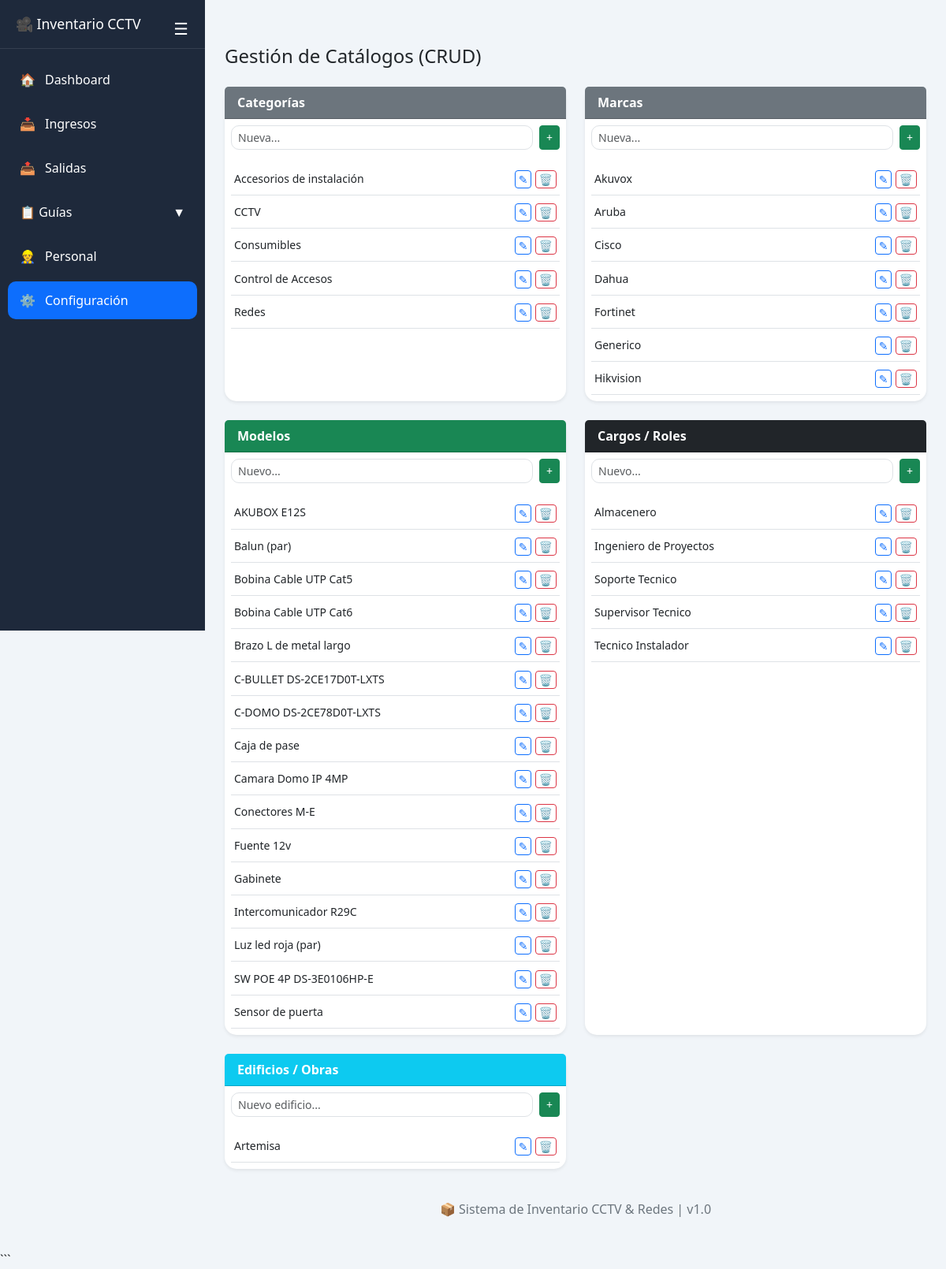
/configuracion, run on the app's committed database.
### tables this page shows
CREATE TABLE categorias (id INTEGER PRIMARY KEY AUTOINCREMENT, nombre TEXT UNIQUE NOT NULL);

CREATE TABLE marcas (id INTEGER PRIMARY KEY AUTOINCREMENT, nombre TEXT UNIQUE NOT NULL);

CREATE TABLE modelos (id INTEGER PRIMARY KEY AUTOINCREMENT, nombre TEXT UNIQUE NOT NULL);

CREATE TABLE cargos (id INTEGER PRIMARY KEY AUTOINCREMENT, nombre TEXT UNIQUE NOT NULL);

CREATE TABLE edificios (id INTEGER PRIMARY KEY AUTOINCREMENT, nombre TEXT UNIQUE NOT NULL);

### app.py (the view, shortened to what this page needs)
@app.route('/configuracion', methods=['GET', 'POST'])
def configuracion():
    conn = get_db_connection()
    categorias = conn.execute('SELECT * FROM categorias ORDER BY nombre').fetchall()
    marcas = conn.execute('SELECT * FROM marcas ORDER BY nombre').fetchall()
    modelos = conn.execute('SELECT * FROM modelos ORDER BY nombre').fetchall()
    cargos = conn.execute('SELECT * FROM cargos ORDER BY nombre').fetchall()
    edificios = conn.execute('SELECT * FROM edificios ORDER BY nombre').fetchall()
    conn.close()
    return render_template('configuracion.html', categorias=categorias, marcas=marcas, modelos=modelos, cargos=cargos, edificios=edificios)

### app.py (called while the page is built)
def get_db_connection():
    conn = sqlite3.connect('inventario.db')
    conn.row_factory = sqlite3.Row
    return conn

### templates/configuracion.html (shortened to what this page needs)
{% extends "base.html" %}
{% block content %}
<h4 class="mb-4 mt-2">Gestión de Catálogos (CRUD)</h4>
<div class="row">
    <div class="col-md-6 mb-4">
        <div class="card shadow-sm h-100">
            <div class="card-header bg-secondary text-white fw-bold">Categorías</div>
            <div class="card-body p-2">
                <form action="/configuracion" method="POST" class="d-flex mb-3">
                    <input type="text" class="form-control form-control-sm me-2" name="nombre" placeholder="Nueva..." required>
                    <button type="submit" class="btn btn-sm btn-success">+</button>
                </form>
                <ul class="list-group list-group-flush">
                    {% for cat in categorias %}
                    <li class="list-group-item d-flex justify-content-between align-items-center px-1">
                        <small>{{ cat.nombre }}</small>
                        <div>
                            <button class="btn btn-sm btn-outline-primary py-0 px-1" data-bs-toggle="modal" data-bs-target="#editCatModal{{ cat.id }}">✎</button>
                            <form action="/eliminar_catalogo/categoria/{{ cat.id }}" method="POST" class="d-inline">
                                <button type="submit" class="btn btn-sm btn-outline-danger py-0 px-1" onclick="return confirm('¿Eliminar?')">🗑️</button>
                            </form>
                        </div>
                    </li>
                    {% endfor %}
                </ul>
            </div>
        </div>
    </div>
    <div class="col-md-6 mb-4">
        <div class="card shadow-sm h-100">
            <div class="card-header bg-secondary text-white fw-bold">Marcas</div>
            <div class="card-body p-2">
                <form action="/configuracion" method="POST" class="d-flex mb-3">
                    <input type="text" class="form-control form-control-sm me-2" name="nombre" placeholder="Nueva..." required>
                    <button type="submit" class="btn btn-sm btn-success">+</button>
                </form>
                <ul class="list-group list-group-flush">
                    {% for marca in marcas %}
                    <li class="list-group-item d-flex justify-content-between align-items-center px-1">
                        <small>{{ marca.nombre }}</small>
                        <div>
                            <button class="btn btn-sm btn-outline-primary py-0 px-1" data-bs-toggle="modal" data-bs-target="#editMarcaModal{{ marca.id }}">✎</button>
                            <form action="/eliminar_catalogo/marca/{{ marca.id }}" method="POST" class="d-inline">
                                <button type="submit" class="btn btn-sm btn-outline-danger py-0 px-1" onclick="return confirm('¿Eliminar?')">🗑️</button>
                            </form>
                        </div>
                    </li>
                    {% endfor %}
                </ul>
            </div>
        </div>
    </div>
    <div class="col-md-6 mb-4">
        <div class="card shadow-sm h-100">
            <div class="card-header bg-success text-white fw-bold">Modelos</div>
            <div class="card-body p-2">
                <form action="/configuracion" method="POST" class="d-flex mb-3">
                    <input type="text" class="form-control form-control-sm me-2" name="nombre" placeholder="Nuevo..." required>
                    <button type="submit" class="btn btn-sm btn-success">+</button>
                </form>
                <ul class="list-group list-group-flush">
                    {% for modelo in modelos %}
                    <li class="list-group-item d-flex justify-content-between align-items-center px-1">
                        <small>{{ modelo.nombre }}</small>
                        <div>
                            <button class="btn btn-sm btn-outline-primary py-0 px-1" data-bs-toggle="modal" data-bs-target="#editModeloModal{{ modelo.id }}">✎</button>
                            <form action="/eliminar_catalogo/modelo/{{ modelo.id }}" method="POST" class="d-inline">
                                <button type="submit" class="btn btn-sm btn-outline-danger py-0 px-1" onclick="return confirm('¿Eliminar?')">🗑️</button>
                            </form>
                        </div>
                    </li>
                    {% endfor %}
                </ul>
            </div>
        </div>
    </div>
    <div class="col-md-6 mb-4">
        <div class="card shadow-sm h-100">
            <div class="card-header bg-dark text-white fw-bold">Cargos / Roles</div>
            <div class="card-body p-2">
                <form action="/configuracion" method="POST" class="d-flex mb-3">
                    <input type="text" class="form-control form-control-sm me-2" name="nombre" placeholder="Nuevo..." required>
                    <button type="submit" class="btn btn-sm btn-success">+</button>
                </form>
                <ul class="list-group list-group-flush">
                    {% for cargo in cargos %}
                    <li class="list-group-item d-flex justify-content-between align-items-center px-1">
                        <small>{{ cargo.nombre }}</small>
                        <div>
                            <button class="btn btn-sm btn-outline-primary py-0 px-1" data-bs-toggle="modal" data-bs-target="#editCargoModal{{ cargo.id }}">✎</button>
                            <form action="/eliminar_catalogo/cargo/{{ cargo.id }}" method="POST" class="d-inline">
                                <button type="submit" class="btn btn-sm btn-outline-danger py-0 px-1" onclick="return confirm('¿Eliminar?')">🗑️</button>
                            </form>
                        </div>
                    </li>
                    {% endfor %}
                </ul>
            </div>
        </div>
    </div>
    <div class="col-md-6 mb-4">
        <div class="card shadow-sm h-100 border-info">
            <div class="card-header bg-info text-white fw-bold">Edificios / Obras</div>
            <div class="card-body p-2">
                <form action="/configuracion" method="POST" class="d-flex mb-3">
                    <input type="text" class="form-control form-control-sm me-2" name="nombre" placeholder="Nuevo edificio..." required>
                    <button type="submit" class="btn btn-sm btn-success">+</button>
                </form>
                <ul class="list-group list-group-flush">
                    {% for e in edificios %}
                    <li class="list-group-item d-flex justify-content-between align-items-center px-1">
                        <small>{{ e.nombre }}</small>
                        <div>
                            <button class="btn btn-sm btn-outline-primary py-0 px-1" data-bs-toggle="modal" data-bs-target="#editEdificioModal{{ e.id }}">✎</button>
                            <form action="/eliminar_catalogo/edificio/{{ e.id }}" method="POST" class="d-inline">
                                <button type="submit" class="btn btn-sm btn-outline-danger py-0 px-1" onclick="return confirm('¿Eliminar?')">🗑️</button>
                            </form>
                        </div>
                    </li>
                    {% endfor %}
                </ul>
            </div>
        </div>
    </div>
</div>
{% endblock %}

### templates/base.html (shortened to what this page needs)
<!DOCTYPE html>
<html lang="es">
<head>
    <link href="https://cdn.jsdelivr.net/npm/bootstrap@5.3.3/dist/css/bootstrap.min.css" rel="stylesheet">
</head>
<body>
    <div class="sidebar" id="sidebar">
        <div class="sidebar-header">
            <button class="toggle-btn" onclick="toggleSidebar()">
                ☰
            </button>
            <h4 class="logo-text">
                🎥 Inventario CCTV
            </h4>
        </div>
        <div class="menu">
            <a href="/" class="{% if request.path == '/' %}active{% endif %}">
                <span>🏠</span>
                <span class="menu-text">Dashboard</span>
            </a>
            <a href="/ingresos" class="{% if request.path == '/ingresos' %}active{% endif %}">
                <span>📥</span>
                <span class="menu-text">Ingresos</span>
            </a>
            <a href="/salidas" class="{% if request.path == '/salidas' %}active{% endif %}">
                <span>📤</span>
                <span class="menu-text">Salidas</span>
            </a>
            <a class="nav-link d-flex justify-content-between align-items-center" data-bs-toggle="collapse"
                href="#menuGuias" role="button">
                <span>📋 Guías</span>
                <span>▼</span>
            </a>
            <a href="/personal" class="{% if request.path == '/personal' %}active{% endif %}">
                <span>👷</span>
                <span class="menu-text">Personal</span>
            </a>
            <a href="/configuracion" class="{% if request.path == '/configuracion' %}active{% endif %}">
                <span>⚙️</span>
                <span class="menu-text">Configuración</span>
            </a>
        </div>
    </div>
    <div class="main-content" id="mainContent">
        {% block content %}
        {% endblock %}
        <div class="footer">
            📦 Sistema de Inventario CCTV & Redes | v1.0
        </div>
    </div>
</body>
</html>

### templates/base.html (style rules this page uses)
:root { --sidebar: #1e293b; --sidebar-hover: #334155; --primary: #0d6efd; --bg: #f1f5f9; }
body { margin: 0; background: var(--bg); font-family: 'Segoe UI', sans-serif; }
.sidebar { position: fixed; top: 0; left: 0; width: 260px; height: 100vh; background: var(--sidebar); color: white; z-index: 1000; transition: .3s; }
.sidebar-header { padding: 20px; border-bottom: 1px solid rgba(255, 255, 255, .1); }
.sidebar-header h4 { margin: 0; font-size: 1.1rem; }
.menu { padding: 15px 10px; }
.menu a { display: flex; align-items: center; gap: 12px; color: white; text-decoration: none; padding: 12px 15px; border-radius: 10px; margin-bottom: 8px; transition: .2s; }
.menu a.active { background: var(--primary); }
.toggle-btn { position: absolute; top: 20px; right: 15px; background: none; border: none; color: white; font-size: 1.3rem; }
.main-content { margin-left: 260px; transition: .3s; padding: 25px; min-height: 100vh; }
.card { border: none; border-radius: 15px; box-shadow: 0 3px 12px rgba(0, 0, 0, .08); }
.form-control, .form-select { border-radius: 10px; }
.footer { text-align: center; padding: 15px; color: #6c757d; }

### data on the page
categorias: nombre "Accesorios de instalación"
categorias: nombre "CCTV"
categorias: nombre "Consumibles"
categorias: nombre "Control de Accesos"
categorias: nombre "Redes"
marcas: nombre "Akuvox"
marcas: nombre "Aruba"
marcas: nombre "Cisco"
marcas: nombre "Dahua"
marcas: nombre "Fortinet"
marcas: nombre "Generico"
marcas: nombre "Hikvision"
modelos: nombre "AKUBOX E12S"
modelos: nombre "Balun (par)"
modelos: nombre "Bobina Cable UTP Cat5"
modelos: nombre "Bobina Cable UTP Cat6"
modelos: nombre "Brazo L de metal largo"
modelos: nombre "C-BULLET DS-2CE17D0T-LXTS"
modelos: nombre "C-DOMO DS-2CE78D0T-LXTS"
modelos: nombre "Caja de pase"
modelos: nombre "Camara Domo IP 4MP"
modelos: nombre "Conectores M-E"
modelos: nombre "Fuente 12v"
modelos: nombre "Gabinete"
modelos: nombre "Intercomunicador R29C"
modelos: nombre "Luz led roja (par)"
modelos: nombre "SW POE 4P DS-3E0106HP-E"
modelos: nombre "Sensor de puerta"
cargos: nombre "Almacenero"
cargos: nombre "Ingeniero de Proyectos"
cargos: nombre "Soporte Tecnico"
cargos: nombre "Supervisor Tecnico"
cargos: nombre "Tecnico Instalador"
edificios: nombre "Artemisa"
